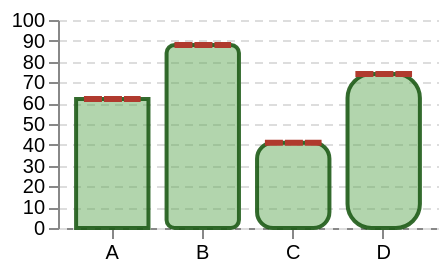

Specify this chart in Vega-Lite:
### Vega specification from a JSON file in a GitHub repository (floating-point values rounded to 4 significant figures)
{"$schema": "https://vega.github.io/schema/vega/v5.json", "description": "The channels that change what is on the page without changing where it is: a dash pattern, a rounded corner, a stroke cap, and a fill whose opacity is not the stroke's. Every one of them reaches the command layer; a backend that reads only `opacity` draws a translucent bar solid and a dashed rule whole.", "background": "white", "padding": 5, "width": 190, "height": 104, "data": [{"name": "bars", "values": [{"k": "A", "v": 62, "r": 0}, {"k": "B", "v": 88, "r": 4}, {"k": "C", "v": 41, "r": 8}, {"k": "D", "v": 74, "r": 12}]}], "scales": [{"name": "x", "type": "band", "domain": {"data": "bars", "field": "k"}, "range": [0, {"signal": "width"}], "padding": 0.2}, {"name": "y", "type": "linear", "domain": [0, 100], "range": [{"signal": "height"}, 0]}], "axes": [{"scale": "x", "orient": "bottom"}, {"scale": "y", "orient": "left", "grid": true, "gridDash": [4, 3]}], "marks": [{"type": "rect", "from": {"data": "bars"}, "encode": {"update": {"x": {"scale": "x", "field": "k"}, "width": {"scale": "x", "band": 1}, "y": {"scale": "y", "field": "v"}, "y2": {"scale": "y", "value": 0}, "cornerRadius": {"field": "r"}, "fill": {"value": "#54a24b"}, "fillOpacity": {"value": 0.45}, "stroke": {"value": "#1e5b18"}, "strokeWidth": {"value": 2}, "strokeOpacity": {"value": 0.9}}}}, {"type": "rule", "from": {"data": "bars"}, "encode": {"update": {"x": {"scale": "x", "field": "k", "band": 0.15}, "x2": {"scale": "x", "field": "k", "band": 0.85}, "y": {"scale": "y", "field": "v"}, "stroke": {"value": "#b03a2e"}, "strokeWidth": {"value": 3}, "strokeDash": {"value": [6, 4]}, "strokeCap": {"value": "square"}}}}]}
